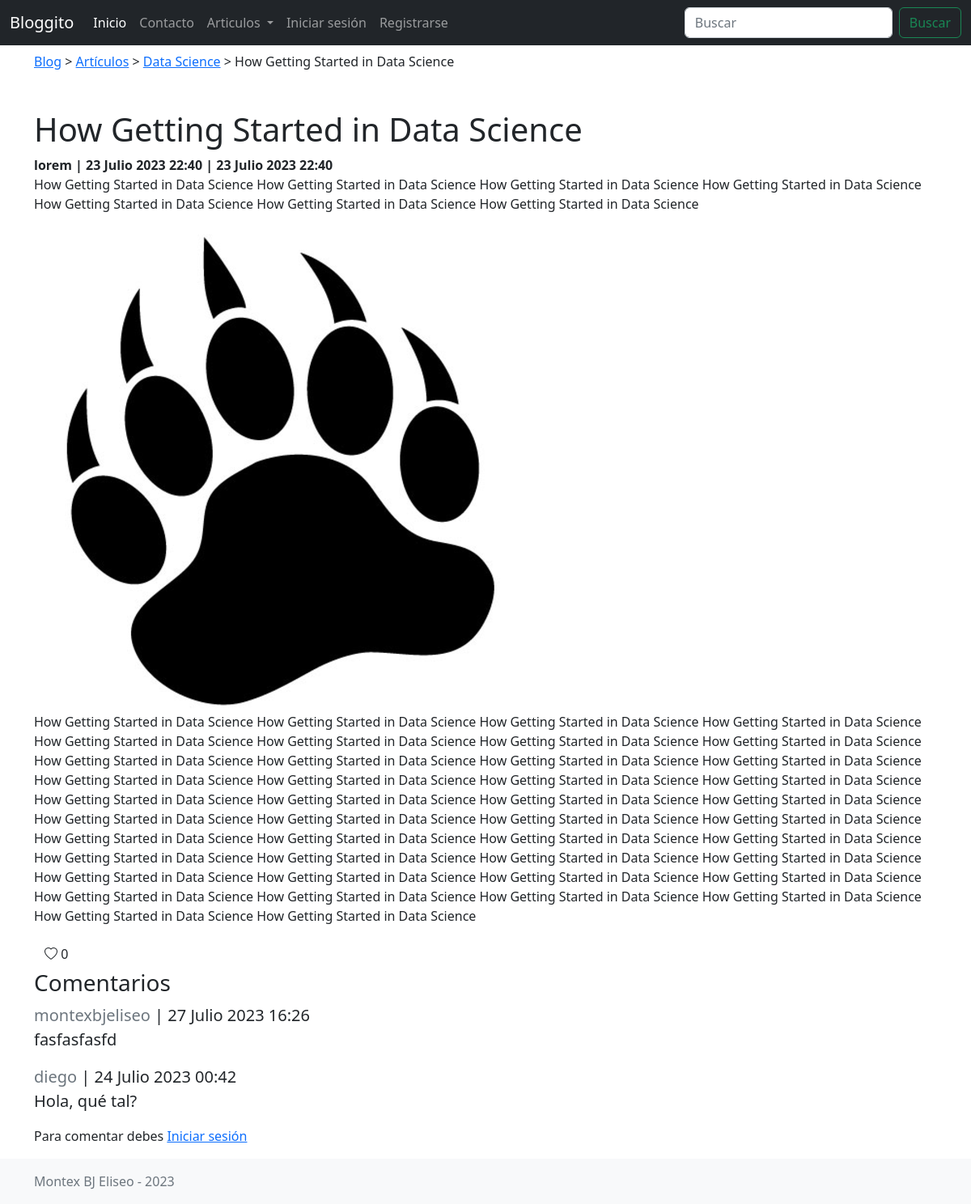
The page /posts/2 on the database its author committed.
### apps/posts/models.py (models this page shows, shortened)
class Post(models.Model):
    title = models.CharField(
        max_length=100,
        verbose_name="Título del Artículo",
        help_text="Escribe el titulo del artículo",
    )
    short_description = models.TextField(
        max_length=750,
        verbose_name="Descripción breve o resumen",
        help_text="Escribe una breve descripcion o resumen del artículo",
    )
    image = models.ImageField(
        upload_to='posts',
        null=True,
        verbose_name="Imagen relacionada",
        help_text="Selecciona una imagen relacionada para mostrar como portada del artículo",
    )
    content = models.TextField(
        verbose_name="Contenido del artículo",
        help_text="Escribe el contenido del artículo",
    )
    created_at = models.DateTimeField(
        auto_now_add=True, editable=False, verbose_name="Fecha de creación"
    )
    updated_at = models.DateTimeField(
        auto_now=True, editable=False, verbose_name="Fecha de actualización"
    )
    author = models.ForeignKey(
        get_user_model(),
        null=True,
        on_delete=models.SET_NULL,
        verbose_name="Autor del artículo",
    )
    category = models.ForeignKey(
        Category,
        null=True,
        on_delete=models.SET_NULL,
        verbose_name="Categoría a la que pertenece",
    )
    tags = models.ManyToManyField(
        Tag, verbose_name="Etiquetas relacionadas", blank=True
    )
    likes = models.ManyToManyField(
        get_user_model(), blank=True, related_name="liked_posts"
    )
    views = models.IntegerField(default=0)
    class Meta:
        verbose_name = "Artículo"
        verbose_name_plural = "Artículos"
    def get_absolute_url(self):
        return reverse("posts:view", args=[self.pk])
    def get_like_url(self):
        return reverse("posts:like", args=[self.pk])

class Category(models.Model):
    name = models.CharField(max_length=100, verbose_name="Nombre de la categoría")
    description = models.TextField(
        max_length=250, verbose_name="Descripción", null=True
    )
    created_at = models.DateTimeField(
        auto_now_add=True, editable=False, verbose_name="Fecha de creación"
    )
    updated_at = models.DateTimeField(
        auto_now=True, editable=False, verbose_name="Fecha de actualización"
    )
    class Meta:
        verbose_name = "Categoría"
        verbose_name_plural = "Categorías"
    def __str__(self) -> str:
        return self.name
    def get_filterby_link(self):
        url = reverse("posts:index")
        return f"{url}?category={self.pk}"

### apps/users/models.py (models this page shows, shortened)
class User(AbstractUser):
    image = models.ImageField(upload_to="users", null=True)

### apps/comments/models.py (models this page shows, shortened)
class PostComment(models.Model):
    text = models.TextField(max_length=300, verbose_name="Contenido del comentario")
    post = models.ForeignKey(
        Post, on_delete=models.CASCADE, verbose_name="Articulo al que pertenece"
    )
    author = models.ForeignKey(
        get_user_model(),
        null=True,
        on_delete=models.SET_NULL,
        verbose_name="Autor del comentario",
    )
    created_at = models.DateTimeField(
        auto_now_add=True, editable=False, verbose_name="Fecha de creación"
    )
    updated_at = models.DateTimeField(
        auto_now=True, editable=False, verbose_name="Fecha de actualización"
    )
    edited = models.BooleanField(default=False, verbose_name="Fue editado?")
    likes = models.ManyToManyField(
        get_user_model(), blank=True, related_name="liked_comments"
    )
    class Meta:
        verbose_name = "Comentario"
        verbose_name_plural = "Comentarios"
        ordering = ["-created_at"]

### apps/posts/views.py (the view)
# urls.py: path('<int:pk>', PostDetailView.as_view(), name = 'view'),
class PostDetailView(DetailView):
    model = Post
    template_name = "posts/post_detail.html"
    context_object_name = "post"
    def get_context_data(self, **kwargs):
        context = super().get_context_data(**kwargs)
        context["postcomment_form"] = PostCommentForm()
        post = self.get_object()
        post.views += 1
        post.save()
        return context

### apps/comments/forms.py
class PostCommentForm(forms.ModelForm):
    class Meta:
        model = PostComment
        fields = ['text']

### blog/context_processors.py (called while the page is built)
def blog_context(request):
    data = {
        'app_name': 'Bloggito',
        'categories': Category.objects.all()
    }
    return data

### blog/templatetags/path_tags.py (called while the page is built)
@register.simple_tag(takes_context=True)
def login_path(context):
    request = context.get("request")
    current_path = request.path
    if current_path not in list(common_urls.values()):
        return common_urls["login"] + f"?next={current_path}"
    return common_urls["login"]

@register.simple_tag(takes_context=True)
def register_path(context):
    request = context.get("request")
    current_path = request.path
    if current_path not in list(common_urls.values()):
        return common_urls["register"] + f"?next={current_path}"
    return common_urls["register"]

### templates/posts/post_detail.html (shortened to what this page needs)
{% extends 'base.html' %}
{% block content %}
<main class="container">
    <div class="my-2">
        <a href="{% url 'index' %}">Blog</a> &gt; <a href="{% url 'posts:index' %}">Artículos</a> &gt; <a href="{% url 'posts:index' %}">{{post.category}}</a> &gt; <span>{{post.title}}</span>
    </div>
    <h1 class="mt-5">{{post.title}}</h1>
    <b>{{post.author.username}} | {{post.created_at}} | {{post.updated_at}}</b>
    <p>{{post.short_description}}</p>
    <img class="img-fluid" src="{{post.image.url}}" alt="{{post.title}}">
    <p>{{post.content}}</p>
    {% include 'posts/post_likes.html' %}
    {% include 'posts/comments/list.html' %}
    {% include 'posts/comments/form.html' %}
</main>
{% endblock content %}

### templates/posts/post_likes.html (shortened to what this page needs)
<div>
    <form action="{{post.get_like_url}}" method="POST">
        <button class="btn bi {% if user in post.likes.all %}bi-heart-fill text-danger{% else %}bi-heart{%endif%}"
            type="submit"> {{post.likes.all|length}}</button>
    </form>
</div>

### templates/posts/comments/list.html (shortened to what this page needs)
<h3>Comentarios</h3>
{% for postcomment in post.postcomment_set.all %}
<div class="lead">
    <b class="text-muted">{{postcomment.author}}</b> | <span>{{postcomment.updated_at}}</span>
    <p>
        {{postcomment.text}}
    </p>
</div>
{% empty %}
<p><i>No hay comentarios</i></p>
{% endfor %}

### static/css/docs.css (style rules this page uses)
@media (min-width: 768px) { :root { scroll-padding-top:4rem } }

### rows shown on the page
Post: category "Data Science", title "How Getting Started in Data Science", author.username "lorem", created_at "23 Julio 2023 22:40", updated_at "23 Julio 2023 22:40", short_description "How Getting Started in Data Science How Getting Started in Data Science How Getting Started in Data Science How Getting Started in Data Science How Getting Started in Data Science How Getting Started in Data Science How Getting Started in Data Science", image (picture), content "How Getting Started in Data Science How Getting Started in Data Science How Getting Started in Data Science How Getting Started in Data Science How Getting Started in Data Science How Getting Started in Data Science How Getting Started in Data Science How Getting Started in Data Science How Getting Started in Data Science How Getting Started in Data Science How Getting Started in Data Science How Getting Started in Data Science How Getting Started in Data Science How Getting Started in Data Science How Getting Started in Data Science How Getting Started in Data Science How Getting Started in Data Science How Getting Started in Data Science How Getting Started in Data Science How Getting…", likes.all|length "0"
PostComment: author "montexbjeliseo", updated_at "27 Julio 2023 16:26", text "fasfasfasfd"
PostComment: author "diego", updated_at "24 Julio 2023 00:42", text "Hola, qué tal?"

### other values the page prints
{{ app_name }} "Bloggito"
